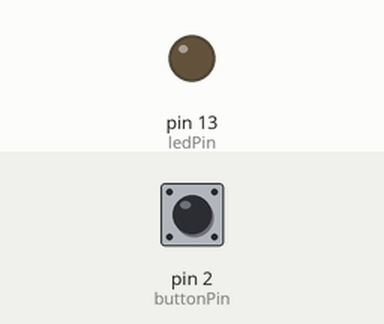
This sketch was run on a simulated Arduino Uno, built with avr-gcc and run on an emulated ATmega328P. On the bench: output pins drawn as LEDs (lit = HIGH). The test bench sets the inputs (shaded band); at power-on: pin 2 (buttonPin) LOW.

Above: at 1.2 s.
1.3 s: pin 2 (buttonPin) pulled HIGH for 0.15 s
At 2.1 s:
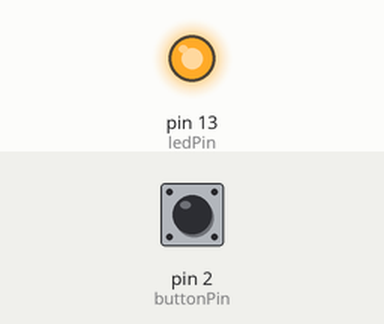
Timing chart, 0 to 17.8 s (numbered marks = the images above; inputs shaded):
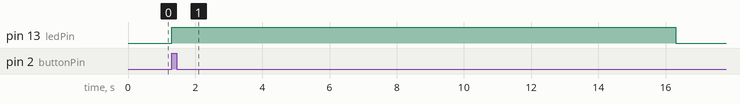

The sketch:

sketch_dec30a2.ino
```cpp
const int buttonPin = 2;
const int ledPin =  13;


int buttonState = 0;

void setup() {

  pinMode(ledPin, OUTPUT);

  pinMode(buttonPin, INPUT);
}

void loop() {

  buttonState = digitalRead(buttonPin);


  if (buttonState == HIGH) {

    digitalWrite(ledPin, HIGH);
    delay(15000);
  } elif:
      (buttonState == LOW); {

    digitalWrite(ledPin, LOW);
  }
}
```

Measured:
- after the input at 1.3 s, pin 13 (ledPin): LOW → HIGH at once, → LOW 15.0 s later
